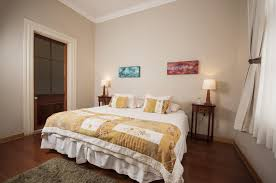
#> input picture data/input/images/perspective_image_images.jpg, 276 x 183 px
$ python -i extract_floor_ceiling_textures.py   (imports and definitions only)
#> lines starting #> are read from the running program, lines starting #| are printed output that depends on the picture
from __future__ import annotations

import argparse
import json
import math
import os
from pathlib import Path

import cv2
import numpy as np
from PIL import Image


# [56 lines left out: functions parse_args, xyz2uvn, uv2xyzn, rotate_panorama, not called in this run]


def load_pano(image_path: str, vp_path: str | None = None) -> np.ndarray:
    pano = np.array(Image.open(image_path).resize((1024, 512), Image.Resampling.BICUBIC))[..., :3]
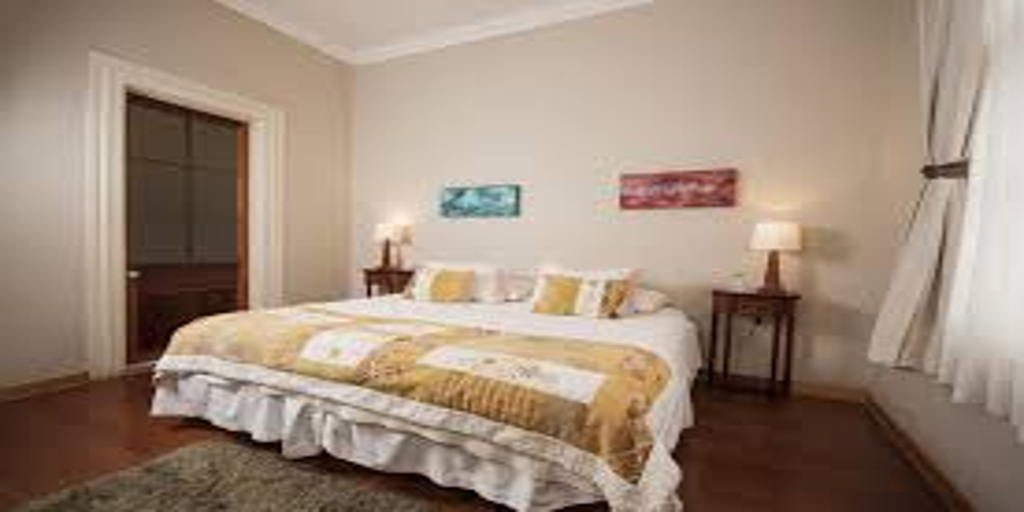
#> pano: shape (512, 1024, 3); mean R, G, B 159.2, 139.5, 123.1
    if vp_path:
        with open(vp_path, "r", encoding="utf-8") as file:
            vp = np.array([[float(value) for value in line.split()] for line in file if line.strip()])
        pano = rotate_panorama(pano, vp[2::-1])
        pano = np.clip(pano, 0, 255).astype(np.uint8)
    return pano


# [116 lines left out: functions load_layout, project_xyz_to_pano_pixels, unwrap_horizontal_surface, main, not called in this run]


# [2 lines not run here, left out]

>>> result = load_pano('../data/input/images/perspective_image_images.jpg')
